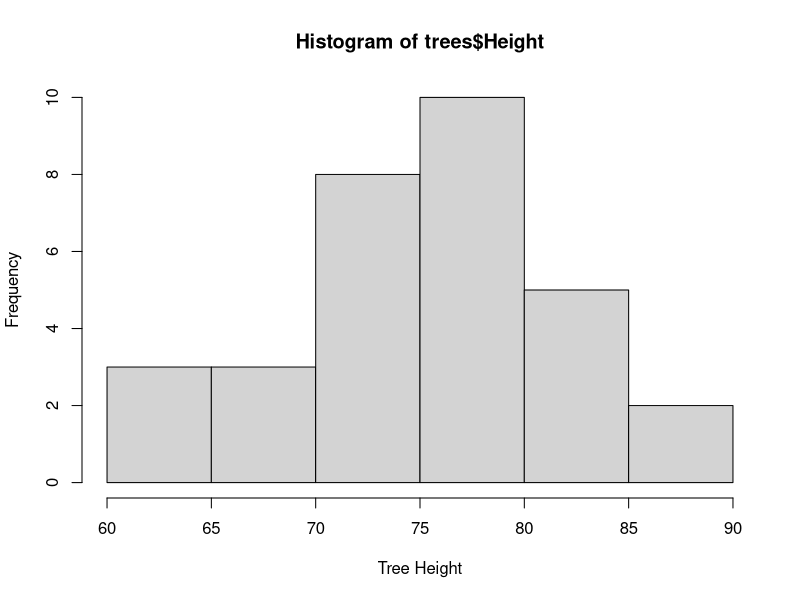
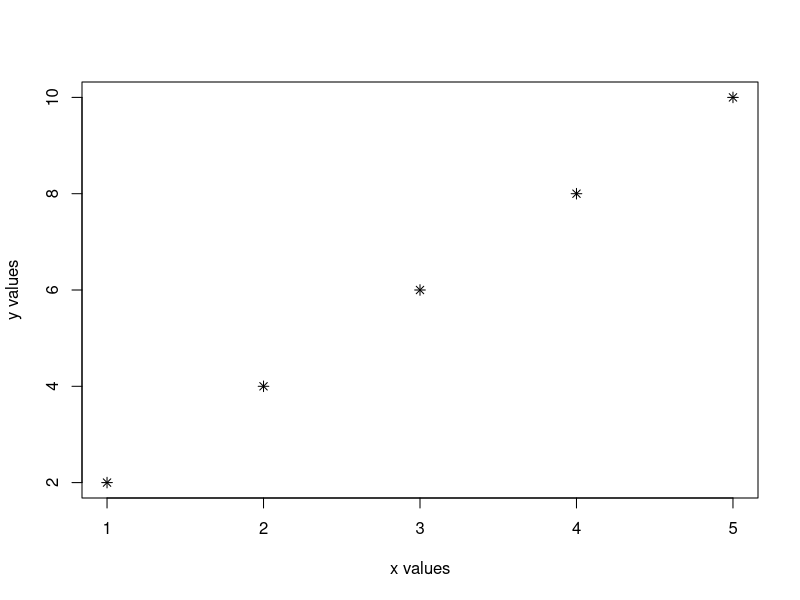
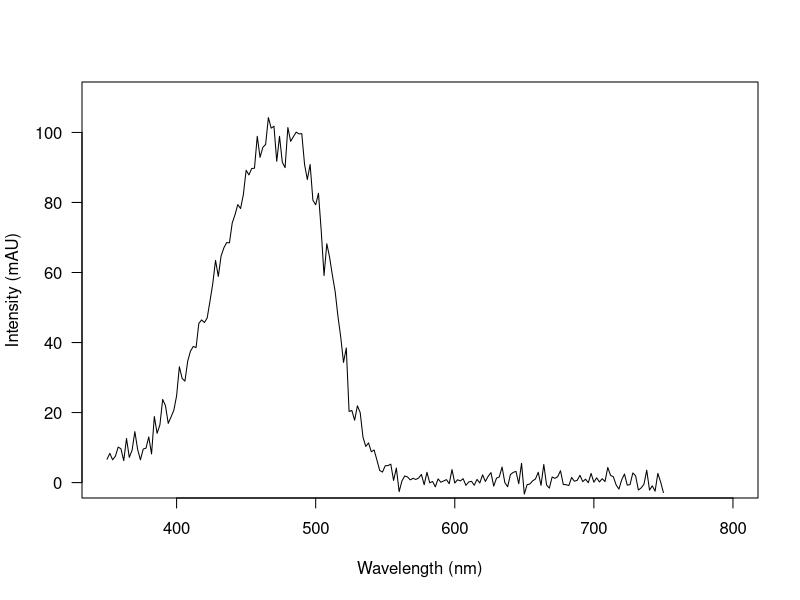
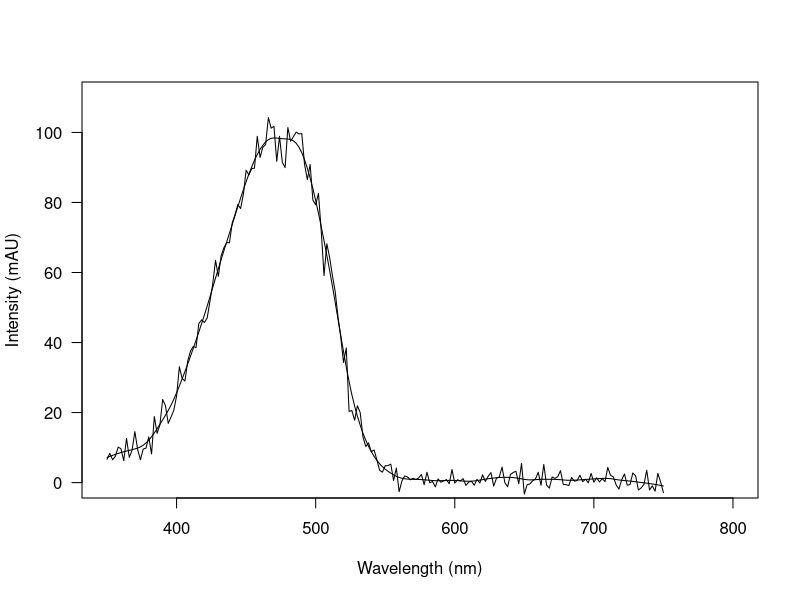

The R source for these figures, in order:
## ---- chunk 1

# Let's look at what makes up the function to find variance:

var

# If you run this, you will see the basic syntax of the function that runs when you run the var() command, where the function is stored, and what it is named as ("var" in this case). Pretty cool!

## ---- chunk 2
##### Basic calculating functions

sum(6:8)

mean(1:10)

log(16)

sqrt(36)

###### Plotting functions

## Plot info from a sample data set in R: trees
head(trees)

hist(trees$Height,xlab="Tree Height")

## Plot your own graph
plot(x=c(1,2,3,4,5),y=c(2,4,6,8,10),xlab="x values",ylab="y values",pch=8)

###### Statistical functions

## t-test

z<-rnorm(15)
a<-rnorm(15)
t.test(z,a)
# Look at the results - can you find the p value? Is there a significant difference?

## smooth.spline (fits a cubic smooth line to noisy curves) - one of my favorites!

peak1.standard<-read.csv("Peak1.csv")
# An example of VERY noisy data - unfortunately from my own data 
plot(peak1.standard$Wavelength,peak1.standard$mAU,xlim=c(350,800), type="l", pch=1,cex=0.6,las=TRUE, 
     ylab="Intensity (mAU)",ylim=c(0,110),xlab="Wavelength (nm)")
# Let's use the smooth.spline function to smooth this line out.
smooth.peak1.standard<-smooth.spline(peak1.standard$Wavelength, peak1.standard$mAU)
# Now plot the smooth line over the noisy line to see how well it fits
plot(peak1.standard$Wavelength,peak1.standard$mAU,xlim=c(350,800), type="l", pch=1,cex=0.6,las=TRUE, 
     ylab="Intensity (mAU)",ylim=c(0,110),xlab="Wavelength (nm)")
lines(smooth.peak1.standard)


# Remember, these look like simple commands but they are actually functions that have been built into the software for us. Thanks, R! 
## ---- chunk 3

fun_function<-function(x,y=5){x*y}

fun_function

# Let's look at the components (formal arguments, body, and environment) of this function:
formals(fun_function)
body(fun_function)
environment(fun_function)
# Remember, every function is made up of these three basic components.

# Let's run this function now
fun_function(3)
# This is telling us that our "x" value is 3, and we know that y=3 and the body is {x*y}
# So, the output should be 15 because {x*y} = {3*5}. Yay!
## ---- chunk 4
absolutely<-function(x){if(x<0){-x}else{x}}

# This code tells us that if an x value is less than 1, then this negative value should be converted to positive
# AKA an absolute value function

# Try it!
absolutely(-7)
absolutely(28)
## ---- chunk 5
for (food in c("mac and cheese","watermelon","pizza","blueberries","rice krispie treat")){
print(paste("My favorite food is", food))}

## Hopefully I covered one of your fav foods here, I'm really sorry if not.

## This is a silly example, but it shows you exactly what's going on with the loop. 
## In the body, it's taking the text "My favorite food is" and linking it to the arguments specified as "food" arguments. 
## Each line represents a new loop, and the function will continue until it runs out of arguments.
## ---- chunk 6

# Let's make a vector:

vector1<-c(3,5,6,9,8,11,15,16,22,23)

# Next, set your inital condition to 0. Do you know why we should do this? 

condition<-0

## Okay, now we're going to write a loop that counts the total number of odd values in our vector:

for(val in vector1){print(if (val %% 2) condition=condition+1)}
## Should spit back to you the odd numbers

# An alternative way of writing it where print(condition) tells you the total number of odd values

vector1<-c(3,5,6,9,8,11,15,16,22,23)
condition<-0

for(val in vector1){if (val %% 2) condition=condition+1}
print(condition)

# In this loop, "val" corresponds to each values in our vector
# The body is telling R to exclude any values that are multiples of two in the vector (indicated by %%)
# The initial condition is 0, so each time the loop runs, it is cycling through the next value until all 8 values have been processed.
# The loop runs eight iterations (one of each value in our vector)
# For each value, it will return a TRUE or FALSE, and counts the number of TRUEs when we make the command print()

## ---- chunk 7

# Let's make a 10 x 10 matrix and fill it using a nested for loop
matrix1 <- matrix(nrow=5, ncol=5)
matrix1 ## you can see it's empty right now

# This loop will assign values in each row/column based on the product of the i and j values that we specify here:
for(i in 1:dim(matrix1)[1]) {
  for(j in 1:dim(matrix1)[2]) {
    matrix1[i,j] = i*j}}

# Basically, this code tells R to put in a value in each cell that is the product of the corresponding product of row and column and this code is repeated until all cells are filled

# [1] is just an index that corresponds rows, [2] to columns

# It's "nested" because you have a for() command within another for() command

# Look at the matrix now:
matrix1
